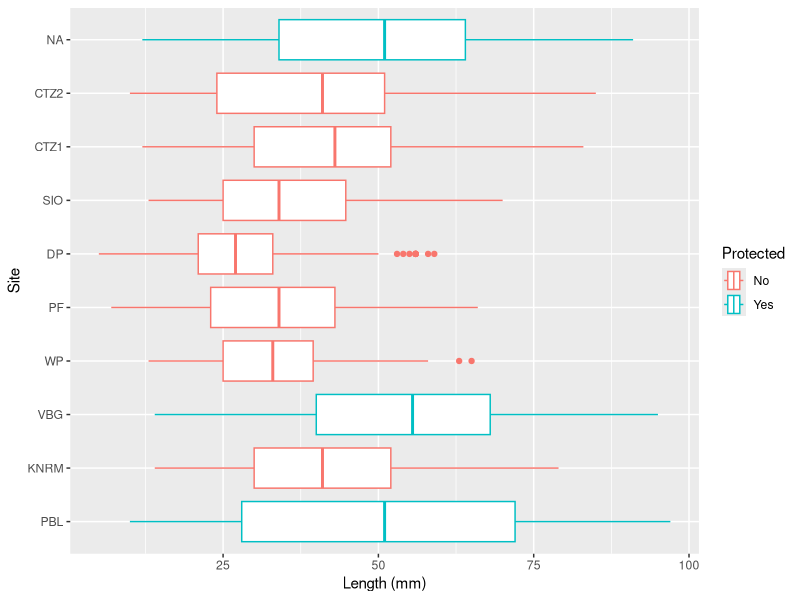
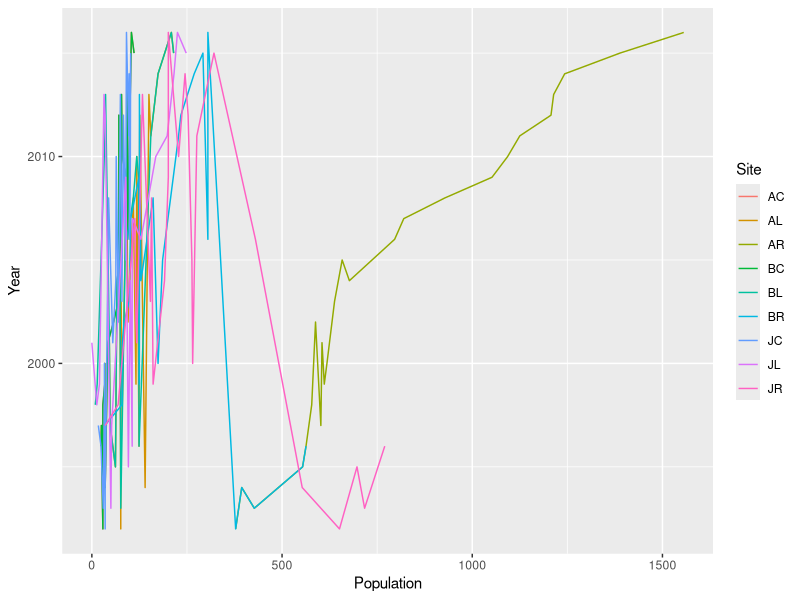

Here is the R script that generated these plots, in order: (Note: this script raises an error after producing the figures.)
## ---- chunk 1
library(tidyverse)
library(here)
## ---- chunk 2
limpets_data <- read_csv(here("data", "limpets.csv"), col_types = "ncc")
## ---- chunk 3
limpets_data$Site <- factor(limpets_data$Site, levels = c("PBL", "KNRM", "VBG", "WP", "PF", "DP", "SIO", "CTZ1", "CTZ2", "CNMM"), ordered = TRUE)
## ---- chunk 4
ggplot(data = limpets_data) +
  geom_boxplot(mapping = aes(x = Length, y = Site, color = Protected)) +
  labs(x = "Length (mm)")
## ---- chunk 5
terns <- read_tsv(here("data", "roseate_terns.txt"))
## ---- chunk 6
terns
## ---- chunk 7
terns <- terns %>% 
  pivot_longer(c(AR:JC), names_to="Site",values_to="Population")
## ---- chunk 8
terns
## ---- chunk 9
terns_complete_data <- filter(drop_na(terns))
## ---- chunk 10
terns_complete_data
## ---- chunk 11
ggplot(data = terns_complete_data)+
  geom_line(mapping=aes(x=Population,y=year,color=Site))+
  labs(y="Year")
## ---- chunk 12
abalone <- read_csv(here("data", "abalone.csv"))
abalone_data <- select(abalone, -(X1))
ggplot(data = abalone_data) +
  geom_boxplot(mapping = aes(x = Height, y = Type))
## ---- chunk 13
ggplot(data = abalone_data) +
  geom_point(mapping = aes(x = Height, y = Rings, color = Type))
## ---- chunk 14
abalone_cleaned <- filter(abalone_data, Height <= 0.3)
factor(abalone_cleaned$Type, levels = c("I", "M", "F"), ordered = TRUE)
ggplot(data = abalone_cleaned) +
  geom_point(mapping = aes(x = Height, y = Rings, color = Type))
## ---- chunk 15
abalone_cleaned[abalone_cleaned$Height == 0, 'Height'] <- NA
ggplot(data = abalone_cleaned) + 
  geom_point(mapping = aes(x = Rings, y = Height, color = Type))
## ---- chunk 16
ggplot(data = abalone_cleaned, mapping = aes(x = WholeWeight, y = Rings, color = Type, shape = Type)) +
  geom_point() +
  geom_jitter()

ggplot(data = abalone_cleaned, mapping = aes(x = ShuckedWeight, y = Rings, color = Type, shape = Type))+
  geom_point() +
  geom_jitter()
## ---- chunk 17
darter_data <- read_fwf(here("data", "darter.txt"), fwf_widths(c(3, 11, 1, 1, 1, 3, 4, 4, 4, 3, 3, 2, 2)), comment = "#")

colnames(darter_data) <- c("Sample", "Species", "Riffle", "Age", "Sex", "Length", "Depth", "Velocity", "Temperature", "MajSub Proportion", "MinSub Proportion", "Major Type", "Minor Type")
darter_data$Riffle <- factor(darter_data$Riffle,levels=c("1", "2"))
darter_data$"Major Type" <- factor(darter_data$"Major Type",levels=c("s","fg", "sg", "lg", "c"), order = TRUE)
## ---- chunk 18
darter_plots <- darter_data %>% filter(Species != "zonale" & Species != "tetrazonum") %>% 
  select(!"MinSub Proportion" & ! "Minor Type") %>% 
  rename("major_substarte" = "MajSub Proportion", "major_type" = "Major Type") %>% 
  arrange("Sample")
## ---- chunk 19
ggplot(data = darter_plots,mapping = aes(x = Length, y = Depth, color = Species, shape = Species)) +
  geom_point() +
  facet_wrap(~Riffle, ncol = 2) +
  geom_jitter()
## ---- chunk 20
ggplot(data = darter_plots,mapping = aes(x = Length, y = Species, color = Species)) +
  geom_boxplot() +
  facet_wrap(~Riffle, ncol = 2)
## ---- chunk 21
ggplot(data = darter_plots, mapping = aes(x = Length, y = major_type, color = Species))+
  geom_boxplot() +
  facet_grid(Species ~ Riffle)
## ---- chunk 22
ggplot(data = darter_plots, mapping = aes(x = Length, y = major_type, color = Species))+
  geom_boxplot() +
  facet_grid(Riffle ~ Species)
